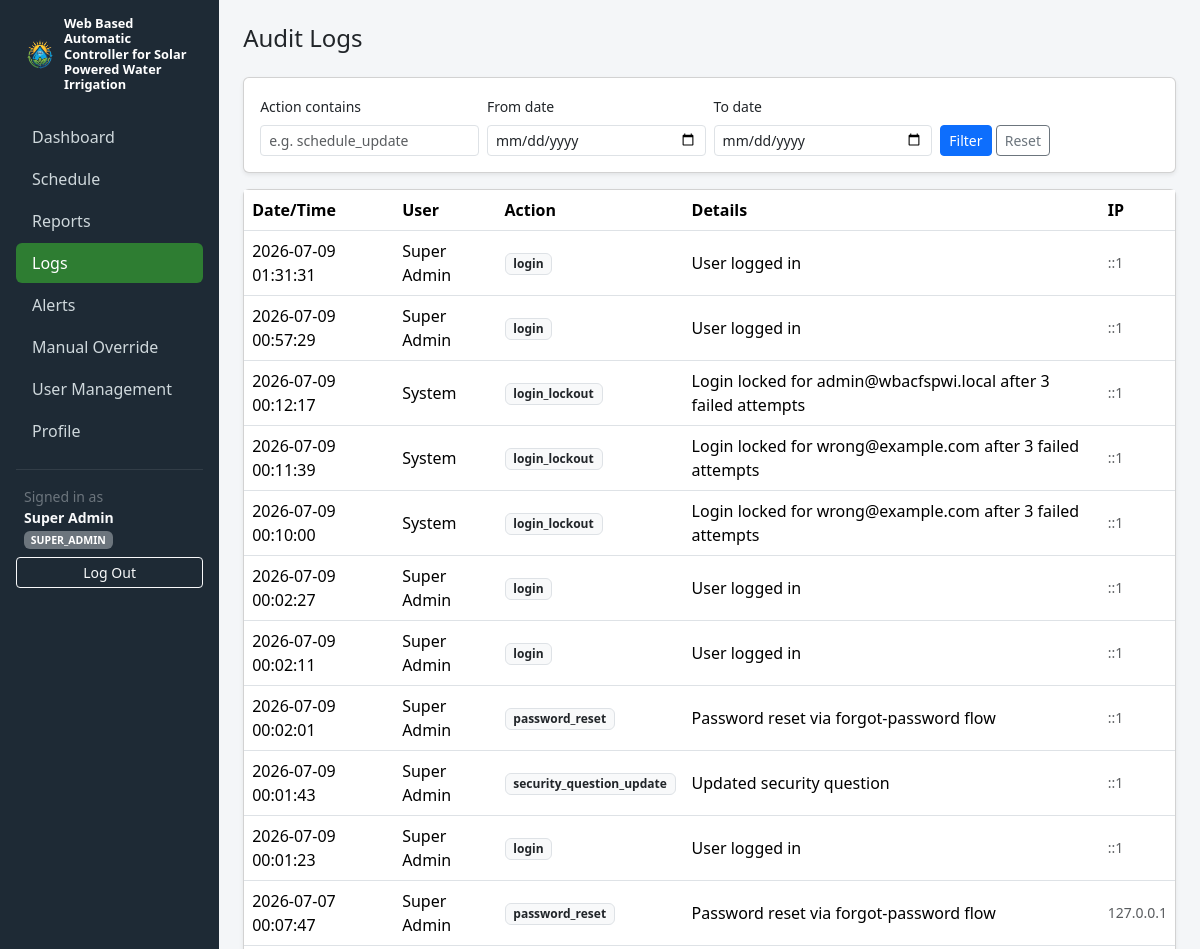
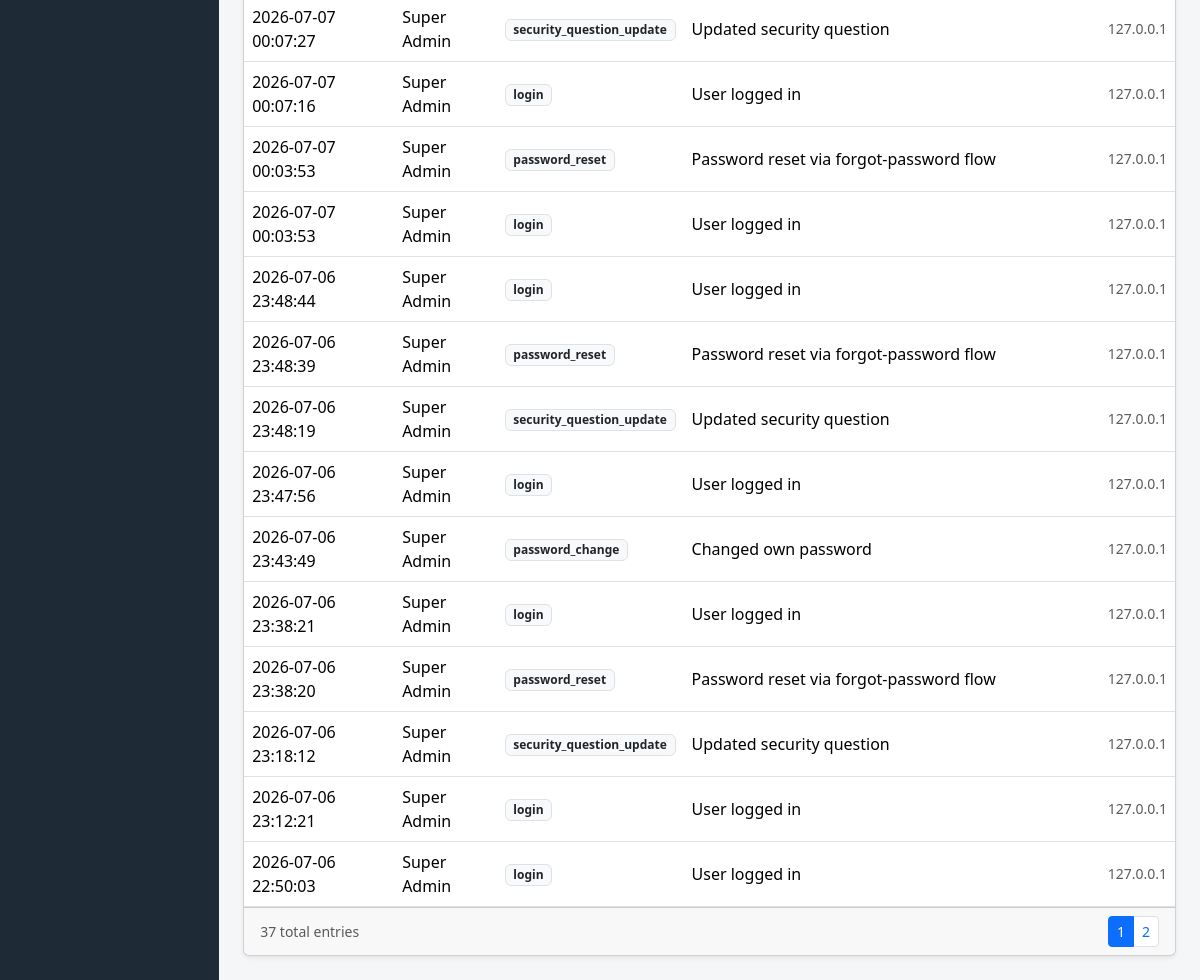
Screenshot of /admin/logs.php (signed in) with the database file from the repository (2 pictures, top to bottom).
### tables this page shows
CREATE TABLE IF NOT EXISTS audit_logs (
    id INT AUTO_INCREMENT PRIMARY KEY,
    user_id INT NULL,
    action VARCHAR(100) NOT NULL,
    details TEXT NULL,
    ip_address VARCHAR(45) NULL,
    created_at DATETIME NOT NULL DEFAULT CURRENT_TIMESTAMP,
    FOREIGN KEY (user_id) REFERENCES users(id) ON DELETE SET NULL
);

CREATE TABLE IF NOT EXISTS users (
    id INT AUTO_INCREMENT PRIMARY KEY,
    name VARCHAR(100) NOT NULL,
    email VARCHAR(150) NOT NULL UNIQUE,
    password_hash VARCHAR(255) NOT NULL,
    role ENUM('super_admin', 'admin', 'viewer') NOT NULL DEFAULT 'viewer',
    is_active TINYINT(1) NOT NULL DEFAULT 1,
    security_question VARCHAR(50) NULL,
    security_answer_hash VARCHAR(255) NULL,
    last_login_at DATETIME NULL,
    created_at DATETIME NOT NULL DEFAULT CURRENT_TIMESTAMP
);

### src/helpers/Auth.php (called while the page is built, shortened)
<?php
class Auth
{
    public static function check(): bool
    {
        return isset($_SESSION['user_id']);
    }
    public static function user(): ?array
    {
        return [
            'id' => $_SESSION['user_id'],
            'name' => $_SESSION['user_name'],
            'email' => $_SESSION['user_email'],
            'role' => $_SESSION['user_role'],
        ];
    }
}

### config/bootstrap.php (called while the page is built, shortened)
<?php
require_once __DIR__ . '/database.php';
require_once __DIR__ . '/../src/helpers/Auth.php';
spl_autoload_register(function (string $class) {
    $dirs = [
        __DIR__ . '/../src/models/',
        __DIR__ . '/../src/services/',
        __DIR__ . '/../src/controllers/',
    ];
    foreach ($dirs as $dir) {
        $path = $dir . $class . '.php';
        if (file_exists($path)) {
            return;
        }
    }
});

### src/models/AuditLog.php (called while the page is built, shortened)
<?php
class AuditLog
{
    public static function list(array $filters = [], int $page = 1, int $perPage = 25): array
    {
        $where = [];
        $params = [];
        $whereSql = $where ? ('WHERE ' . implode(' AND ', $where)) : '';
        $countStmt = getDb()->prepare("SELECT COUNT(*) AS total FROM audit_logs a $whereSql");
        $countStmt->execute($params);
        $total = (int) $countStmt->fetch()['total'];
        $offset = max(0, ($page - 1) * $perPage);
        $sql = "SELECT a.*, u.name AS user_name FROM audit_logs a
                LEFT JOIN users u ON u.id = a.user_id
                $whereSql
                ORDER BY a.created_at DESC
                LIMIT $perPage OFFSET $offset";
        $stmt = getDb()->prepare($sql);
        $stmt->execute($params);
        return [
            'rows' => $stmt->fetchAll(),
            'total' => $total,
            'page' => $page,
            'perPage' => $perPage,
        ];
    }
}

### config/database.php (called while the page is built, shortened)
<?php
function getDb(): PDO
{
    static $pdo = null;
    if ($pdo === null) {
        $dsn = 'mysql:host=' . DB_HOST . ';dbname=' . DB_NAME . ';charset=utf8mb4';
        $pdo = new PDO($dsn, DB_USER, DB_PASS, [
            PDO::ATTR_ERRMODE => PDO::ERRMODE_EXCEPTION,
            PDO::ATTR_DEFAULT_FETCH_MODE => PDO::FETCH_ASSOC,
            PDO::ATTR_EMULATE_PREPARES => false,
        ]);
    }
    return $pdo;
}

### public/admin/logs.php (the view, shortened to what this page needs)
<?php
require_once __DIR__ . '/../../config/bootstrap.php';
$filters = [
    'action' => trim($_GET['action'] ?? ''),
    'date_from' => trim($_GET['date_from'] ?? ''),
    'date_to' => trim($_GET['date_to'] ?? ''),
];
$filters = array_filter($filters, fn($v) => $v !== '');
$page = max(1, (int) ($_GET['page'] ?? 1));
$result = AuditLog::list($filters, $page, 25);
$totalPages = max(1, (int) ceil($result['total'] / $result['perPage']));
$activePage = 'logs';
include __DIR__ . '/partials/head.php';
include __DIR__ . '/partials/sidebar.php';
?>
<h4 class="mb-4">Audit Logs</h4>
<div class="card shadow-sm mb-3">
    <div class="card-body">
        <form method="get" action="<?= BASE_URL ?>/admin/logs.php" class="row g-2 align-items-end">
            <div class="col-md-3">
                <label class="form-label small">Action contains</label>
                <input type="text" name="action" class="form-control form-control-sm"
                       value="<?= htmlspecialchars($filters['action'] ?? '') ?>" placeholder="e.g. schedule_update">
            </div>
            <div class="col-md-3">
                <label class="form-label small">From date</label>
                <input type="date" name="date_from" class="form-control form-control-sm"
                       value="<?= htmlspecialchars($filters['date_from'] ?? '') ?>">
            </div>
            <div class="col-md-3">
                <label class="form-label small">To date</label>
                <input type="date" name="date_to" class="form-control form-control-sm"
                       value="<?= htmlspecialchars($filters['date_to'] ?? '') ?>">
            </div>
            <div class="col-md-3">
                <button type="submit" class="btn btn-sm btn-primary">Filter</button>
                <a href="<?= BASE_URL ?>/admin/logs.php" class="btn btn-sm btn-outline-secondary">Reset</a>
            </div>
        </form>
    </div>
</div>
<div class="card shadow-sm">
    <div class="table-responsive">
        <table class="table table-hover mb-0 align-middle">
            <thead>
                <tr>
                    <th>Date/Time</th>
                    <th>User</th>
                    <th>Action</th>
                    <th>Details</th>
                    <th>IP</th>
                </tr>
            </thead>
            <tbody>
                <?php foreach ($result['rows'] as $row): ?>
                    <tr>
                        <td><?= htmlspecialchars($row['created_at']) ?></td>
                        <td><?= htmlspecialchars($row['user_name'] ?? 'System') ?></td>
                        <td><span class="badge bg-light text-dark border"><?= htmlspecialchars($row['action']) ?></span></td>
                        <td><?= htmlspecialchars($row['details']) ?></td>
                        <td class="text-muted small"><?= htmlspecialchars($row['ip_address'] ?? '') ?></td>
                    </tr>
                <?php endforeach; ?>
            </tbody>
        </table>
    </div>
    <?php if ($totalPages > 1): ?>
        <div class="card-footer d-flex justify-content-between align-items-center">
            <span class="text-muted small"><?= $result['total'] ?> total entries</span>
            <nav>
                <ul class="pagination pagination-sm mb-0">
                    <?php for ($i = 1; $i <= $totalPages; $i++): ?>
                        <li class="page-item <?= $i === $page ? 'active' : '' ?>">
                            <a class="page-link" href="?<?= http_build_query(array_merge($_GET, ['page' => $i])) ?>"><?= $i ?></a>
                        </li>
                    <?php endfor; ?>
                </ul>
            </nav>
        </div>
    <?php endif; ?>
</div>
<?php include __DIR__ . '/partials/footer.php'; ?>

### public/admin/partials/head.php (shortened to what this page needs)
<!DOCTYPE html>
<html lang="en">
<head>
    <link href="https://cdn.jsdelivr.net/npm/bootstrap@5.3.3/dist/css/bootstrap.min.css" rel="stylesheet">
    <link rel="stylesheet" href="<?= BASE_URL ?>/assets/css/app.css">
</head>
<body>
<div class="d-flex">

### public/admin/partials/sidebar.php (shortened to what this page needs)
<?php
$activePage = $activePage ?? '';
$user = Auth::user();
$navItems = [
    'dashboard' => ['label' => 'Dashboard', 'href' => '/admin/dashboard.php', 'roles' => ['super_admin', 'admin', 'viewer']],
    'schedule'  => ['label' => 'Schedule', 'href' => '/admin/schedule.php', 'roles' => ['super_admin', 'admin']],
    'reports'   => ['label' => 'Reports', 'href' => '/admin/reports.php', 'roles' => ['super_admin', 'admin', 'viewer']],
    'logs'      => ['label' => 'Logs', 'href' => '/admin/logs.php', 'roles' => ['super_admin', 'admin']],
    'alerts'    => ['label' => 'Alerts', 'href' => '/admin/alerts.php', 'roles' => ['super_admin', 'admin']],
    'override'  => ['label' => 'Manual Override', 'href' => '/admin/override.php', 'roles' => ['super_admin', 'admin']],
    'users'     => ['label' => 'User Management', 'href' => '/admin/users.php', 'roles' => ['super_admin']],
    'profile'   => ['label' => 'Profile', 'href' => '/admin/profile.php', 'roles' => ['super_admin', 'admin', 'viewer']],
];
?>
<nav class="sidebar p-3" id="sidebar" style="width: 240px;">
    <div class="brand mb-4 px-2 d-flex align-items-center gap-2">
        <img src="<?= BASE_URL ?>/assets/img/logo.png" alt="Logo" class="brand-logo flex-shrink-0">
        <span>Web Based Automatic Controller for Solar Powered Water Irrigation</span>
    </div>
    <ul class="nav nav-pills flex-column mb-auto">
        <?php foreach ($navItems as $key => $item): ?>
            <li class="nav-item">
                <a href="<?= BASE_URL . $item['href'] ?>" class="nav-link <?= $activePage === $key ? 'active' : '' ?>">
                    <?= htmlspecialchars($item['label']) ?>
                </a>
            </li>
        <?php endforeach; ?>
    </ul>
    <hr class="text-secondary">
    <div class="px-2 small text-secondary mb-2">
        Signed in as<br>
        <strong class="text-light"><?= htmlspecialchars($user['name']) ?></strong>
        <span class="badge bg-secondary text-uppercase"><?= htmlspecialchars($user['role']) ?></span>
    </div>
    <a href="<?= BASE_URL ?>/logout.php" class="btn btn-sm btn-outline-light w-100">Log Out</a>
</nav>
<main class="flex-grow-1 p-4">

### public/admin/partials/footer.php (shortened to what this page needs)
</main>
</div>
</body>
</html>

### public/assets/css/app.css (style rules this page uses)
body { background-color: #f4f6f8; }
.sidebar { min-height: 100vh; background-color: #1e2a35; color: #cfd8dc; }
.sidebar .nav-link { color: #cfd8dc; border-radius: 6px; margin-bottom: 2px; }
.sidebar .nav-link.active { background-color: #2e7d32; color: #fff; }
.sidebar .brand { color: #fff; font-weight: 600; font-size: 0.8rem; line-height: 1.2; }
.brand-logo { height: 32px; width: 32px; object-fit: contain; }

### rows the page displays
audit_logs: created_at "2026-07-09 01:31:31", user.name "Super Admin", action "login", details "User logged in", ip_address "::1"
audit_logs: created_at "2026-07-09 00:57:29", user.name "Super Admin", action "login", details "User logged in", ip_address "::1"
audit_logs: created_at "2026-07-09 00:12:17", user_name "System", action "login_lockout", details "Login locked for admin@wbacfspwi.local after 3 failed attempts", ip_address "::1"
audit_logs: created_at "2026-07-09 00:11:39", user_name "System", action "login_lockout", details "Login locked for wrong@example.com after 3 failed attempts", ip_address "::1"
audit_logs: created_at "2026-07-09 00:10:00", user_name "System", action "login_lockout", details "Login locked for wrong@example.com after 3 failed attempts", ip_address "::1"
audit_logs: created_at "2026-07-09 00:02:27", user.name "Super Admin", action "login", details "User logged in", ip_address "::1"
audit_logs: created_at "2026-07-09 00:02:11", user.name "Super Admin", action "login", details "User logged in", ip_address "::1"
audit_logs: created_at "2026-07-09 00:02:01", user.name "Super Admin", action "password_reset", details "Password reset via forgot-password flow", ip_address "::1"
audit_logs: created_at "2026-07-09 00:01:43", user.name "Super Admin", action "security_question_update", details "Updated security question", ip_address "::1"
audit_logs: created_at "2026-07-09 00:01:23", user.name "Super Admin", action "login", details "User logged in", ip_address "::1"
audit_logs: created_at "2026-07-07 00:07:47", user.name "Super Admin", action "password_reset", details "Password reset via forgot-password flow", ip_address "127.0.0.1"
audit_logs: created_at "2026-07-07 00:07:27", user.name "Super Admin", action "security_question_update", details "Updated security question", ip_address "127.0.0.1"
audit_logs: created_at "2026-07-07 00:07:16", user.name "Super Admin", action "login", details "User logged in", ip_address "127.0.0.1"
audit_logs: created_at "2026-07-07 00:03:53", user.name "Super Admin", action "password_reset", details "Password reset via forgot-password flow", ip_address "127.0.0.1"
audit_logs: created_at "2026-07-07 00:03:53", user.name "Super Admin", action "login", details "User logged in", ip_address "127.0.0.1"
audit_logs: created_at "2026-07-06 23:48:44", user.name "Super Admin", action "login", details "User logged in", ip_address "127.0.0.1"
audit_logs: created_at "2026-07-06 23:48:39", user.name "Super Admin", action "password_reset", details "Password reset via forgot-password flow", ip_address "127.0.0.1"
audit_logs: created_at "2026-07-06 23:48:19", user.name "Super Admin", action "security_question_update", details "Updated security question", ip_address "127.0.0.1"
audit_logs: created_at "2026-07-06 23:47:56", user.name "Super Admin", action "login", details "User logged in", ip_address "127.0.0.1"
audit_logs: created_at "2026-07-06 23:43:49", user.name "Super Admin", action "password_change", details "Changed own password", ip_address "127.0.0.1"
audit_logs: created_at "2026-07-06 23:38:21", user.name "Super Admin", action "login", details "User logged in", ip_address "127.0.0.1"
audit_logs: created_at "2026-07-06 23:38:20", user.name "Super Admin", action "password_reset", details "Password reset via forgot-password flow", ip_address "127.0.0.1"
audit_logs: created_at "2026-07-06 23:18:12", user.name "Super Admin", action "security_question_update", details "Updated security question", ip_address "127.0.0.1"
audit_logs: created_at "2026-07-06 23:12:21", user.name "Super Admin", action "login", details "User logged in", ip_address "127.0.0.1"
audit_logs: created_at "2026-07-06 22:50:03", user.name "Super Admin", action "login", details "User logged in", ip_address "127.0.0.1"

### other values shown
$item['label'] "Dashboard"
$item['label'] "Schedule"
$item['label'] "Reports"
$item['label'] "Logs"
$item['label'] "Alerts"
$item['label'] "Manual Override"
$item['label'] "User Management"
$item['label'] "Profile"
$user['name'] "Super Admin"
$user['role'] "SUPER_ADMIN"
$result['total'] "37"
